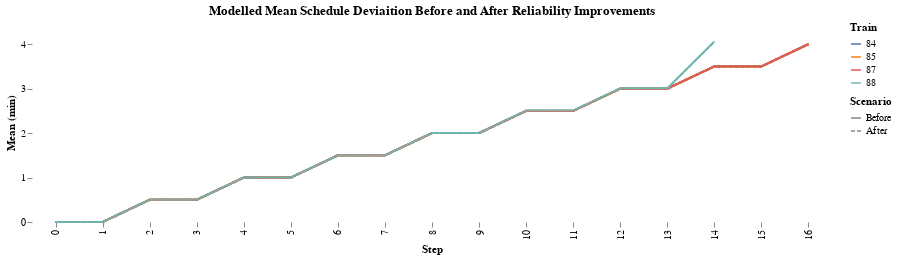

This figure's notebook cell:
### Code cell
plot_means = all_allstats[['element', 'train', 'Mean', 'New Mean']].copy()
plot_means.columns = ['element', 'train', 'Before', 'After']
plot_means = plot_means.melt(id_vars=['element', 'train'])
alt.Chart(plot_means).mark_line().encode(
    alt.X('element:O', title='Step'),
    alt.Y('value:Q', title='Mean (min)'),
    color=alt.Color('train:N', title='Train'),
    strokeDash = alt.StrokeDash('variable:N', title='Scenario', sort='-x')
).properties(
    width = 800,
    height=200,
    title='Modelled Mean Schedule Deviaition Before and After Reliability Improvements'
).configure(font='Raleway').configure_view(strokeWidth=0).configure_axis(grid=False, domain=False)

### Figure 1 — Vega-Lite specification as saved in the notebook (floating-point values rounded to 4 significant figures; data arrays with more than 128 entries replaced by an {"elided": "..."} marker saying what was removed)
{"config": {"view": {"continuousWidth": 400, "continuousHeight": 300, "strokeWidth": 0}, "axis": {"domain": false, "grid": false}, "font": "Raleway"}, "data": {"name": "data-da5eefa2708a3deb4bb822c14341647f"}, "mark": "line", "encoding": {"color": {"type": "nominal", "field": "train", "title": "Train"}, "strokeDash": {"type": "nominal", "field": "variable", "sort": "-x", "title": "Scenario"}, "x": {"type": "ordinal", "field": "element", "title": "Step"}, "y": {"type": "quantitative", "field": "value", "title": "Mean (min)"}}, "height": 200, "title": "Modelled Mean Schedule Deviaition Before and After Reliability Improvements", "width": 800, "$schema": "https://vega.github.io/schema/vega-lite/v4.8.1.json", "datasets": {"data-da5eefa2708a3deb4bb822c14341647f": {"elided": "132 records"}}}
